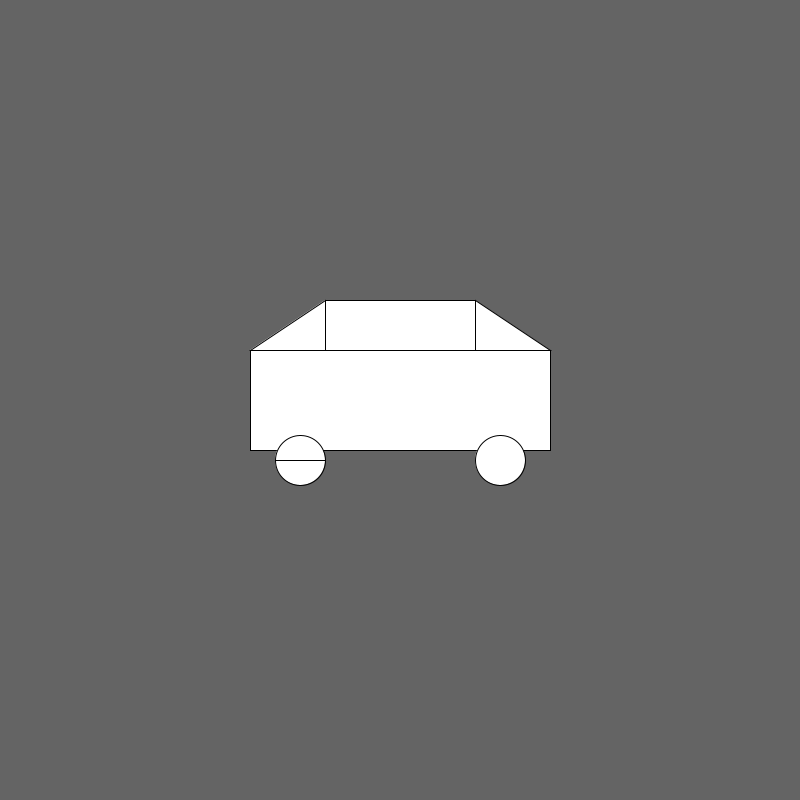
Frame 1 (no input)
Frame 60 (the mouse pressed at the canvas centre just before this capture): identical to frame 1, image omitted
Frame 120 (the mouse held since frame 60 and released just before this capture): identical to frame 1, image omitted

The Processing sketch that drew this single still picture (run headless with seeded random() and noise(); from frame 60 on, the mouse is pressed at the canvas centre):

// Processing sketch: car
// ── car.pde
void setup() {
  size(800, 800);
  rectMode(CENTER);
  // noStroke();
} // end setup method


void draw() {
  background(100);
  
  carV1();
  // carV2();
  
} // end draw method

void carV1() {
   // car body
   rect(width/2, height/2, 300, 100);
   
   // wheels 
   ellipse(width/2 - 100, height/2 + 60, 50, 50);
   ellipse(width/2 + 100, height/2 + 60, 50, 50);
   
   // top
   triangle(width/2 - 150, height/2 - 50, width/2 - 75, height/2 - 50, width/2 - 75, height/2 - 100);
   triangle(width/2 + 150, height/2 - 50, width/2 + 75, height/2 - 50, width/2 + 75, height/2 - 100);
   rect(width/2, height/2 - 75, 150, 50);
   
   line(275, 460, 325, 460);
   
} // end carV1 method

void carV2() {
   rect(mouseX, mouseY, 300, 100);
   ellipse(mouseX - 100, mouseY + 60, 50, 50);
   ellipse(mouseX + 100, mouseY + 60, 50, 50);
   triangle(mouseX - 150, mouseY - 50, mouseX - 75, mouseY - 50, mouseX - 75, mouseY - 100);
   triangle(mouseX + 150, mouseY - 50, mouseX + 75, mouseY - 50, mouseX + 75, mouseY - 100);
   rect(mouseX, mouseY - 75, 150, 50);
   
} // end carV2 method
